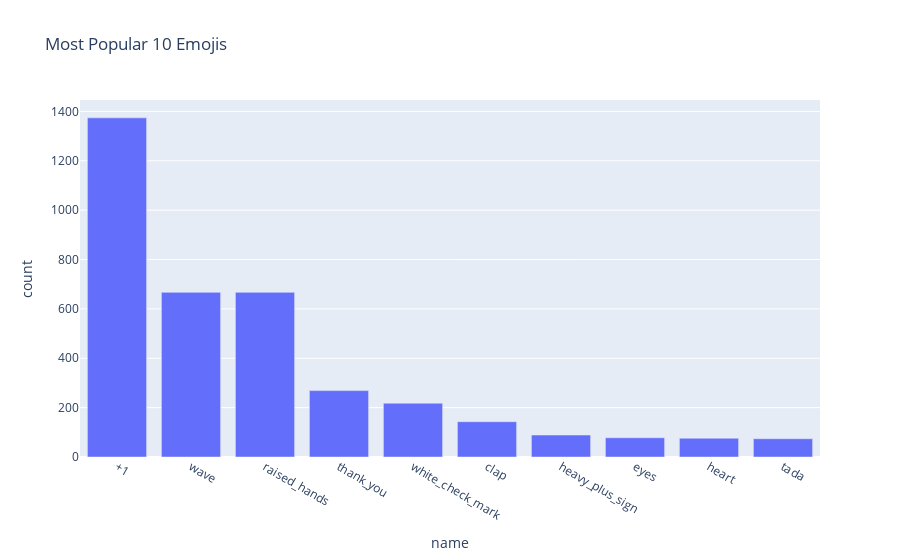

The cell this chart's notebook holds for it:
### Code cell
import plotly.express as px

fig = px.bar(reactions_counts.head(10), x="name", y="count", title="Most Popular 10 Emojis")
fig.show()

### Figure 1 — Plotly figure (JSON) as saved in the notebook; plotly's stock layout.template omitted (floating-point values rounded to 4 significant figures)
{"data": [{"alignmentgroup": "True", "hovertemplate": "name=%{x}<br>count=%{y}<extra></extra>", "legendgroup": "", "marker": {"color": "#636efa", "pattern": {"shape": ""}}, "name": "", "offsetgroup": "", "orientation": "v", "showlegend": false, "textposition": "auto", "type": "bar", "x": ["+1", "wave", "raised_hands", "thank_you", "white_check_mark", "clap", "heavy_plus_sign", "eyes", "heart", "tada"], "xaxis": "x", "y": [1374, 667, 667, 269, 218, 143, 89, 78, 76, 74], "yaxis": "y"}], "layout": {"barmode": "relative", "legend": {"tracegroupgap": 0}, "title": {"text": "Most Popular 10 Emojis"}, "xaxis": {"anchor": "y", "domain": [0, 1], "title": {"text": "name"}}, "yaxis": {"anchor": "x", "domain": [0, 1], "title": {"text": "count"}}}}
